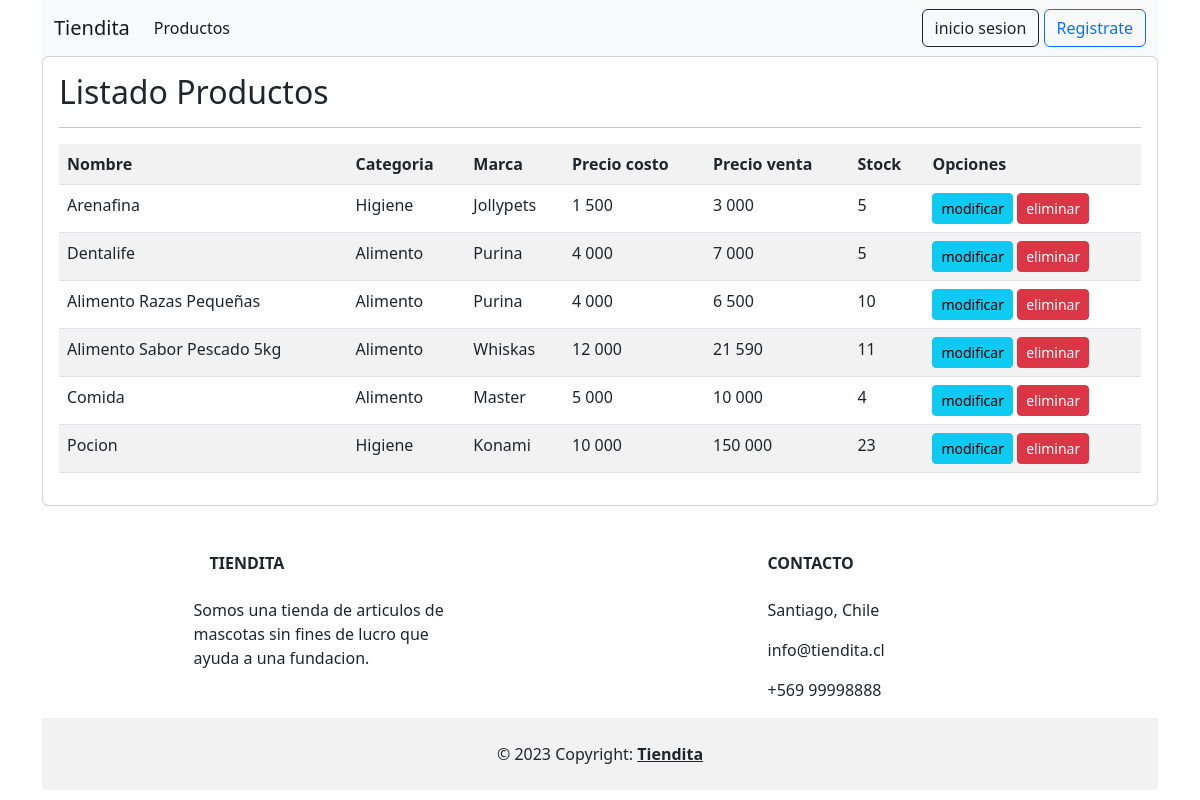
Screenshot of /listar_productos with the database file from the repository.
### tienda/models.py (models this page shows, shortened)
class Producto(models.Model):
    nombre = models.CharField(max_length=100)
    categoría = models.ForeignKey(Categoria, on_delete=models.PROTECT)
    marca = models.ForeignKey(Marca, on_delete=models.PROTECT)
    descripción = models.TextField()
    precioCosto = models.IntegerField()
    precioVenta = models.IntegerField()
    stock = models.IntegerField()
    imagen = models.ImageField(upload_to="productos", null=True)

class Categoria(models.Model):
    nombre = models.CharField(max_length=50)
    activo = models.BooleanField(default=True)
    def __str__(self):
        return self.nombre

class Marca(models.Model):
    nombre = models.CharField(max_length=50)
    activo = models.BooleanField(default=True)
    def __str__(self):
        return self.nombre

### tienda/views.py (the view)
# urls.py: path('listar_productos', listar_productos, name="listar_productos"),
def listar_productos(request):
    productos = Producto.objects.all()
    data = {
            'productos': productos
    }
    return render(request, 'administracion/listar_productos.html', data)

### tienda/templates/administracion/listar_productos.html
{% extends 'base.html' %}
{% block contenido %}
{% load humanize %}
<div class="card">
    <div class="card-body">
        <h2>Listado Productos</h2>
        <hr>
        <table class="table table-striped table-hover table-responsive-sm">
            <tr>
                <th>Nombre</th>
                <th>Categoria</th>
                <th>Marca</th>
                <th>Precio costo</th>
                <th>Precio venta</th>
                <th>Stock</th>
                <th>Opciones</th>
            </tr>
            {% for p in productos %}
            <tr>
                <td>{{ p.nombre | title }}</td>
                <td>{{ p.categoría | title }}</td>
                <td>{{ p.marca | title }}</td>
                <td>{{ p.precioCosto | intcomma }}</td>
                <td>{{ p.precioVenta | intcomma }}</td>
                <td>{{ p.stock | intcomma }}</td>
                <td>
                    <a href="{% url 'editar_productos' p.id %}" class="btn btn-info btn-sm">modificar</a>
                    <a href="{% url 'eliminar_productos' p.id %}" class="btn btn-danger btn-sm">eliminar</a>
                </td>
            </tr>
            {% endfor %}
        </table>
    </div>
</div>
{% endblock %}

### rows the page displays
Producto: nombre "Arenafina", categoría "Higiene", marca "Jollypets", precioCosto "1 500", precioVenta "3 000", stock "5"
Producto: nombre "Dentalife", categoría "Alimento", marca "Purina", precioCosto "4 000", precioVenta "7 000", stock "5"
Producto: nombre "Alimento Razas Pequeñas", categoría "Alimento", marca "Purina", precioCosto "4 000", precioVenta "6 500", stock "10"
Producto: nombre "Alimento Sabor Pescado 5kg", categoría "Alimento", marca "Whiskas", precioCosto "12 000", precioVenta "21 590", stock "11"
Producto: nombre "Comida", categoría "Alimento", marca "Master", precioCosto "5 000", precioVenta "10 000", stock "4"
Producto: nombre "Pocion", categoría "Higiene", marca "Konami", precioCosto "10 000", precioVenta "150 000", stock "23"
